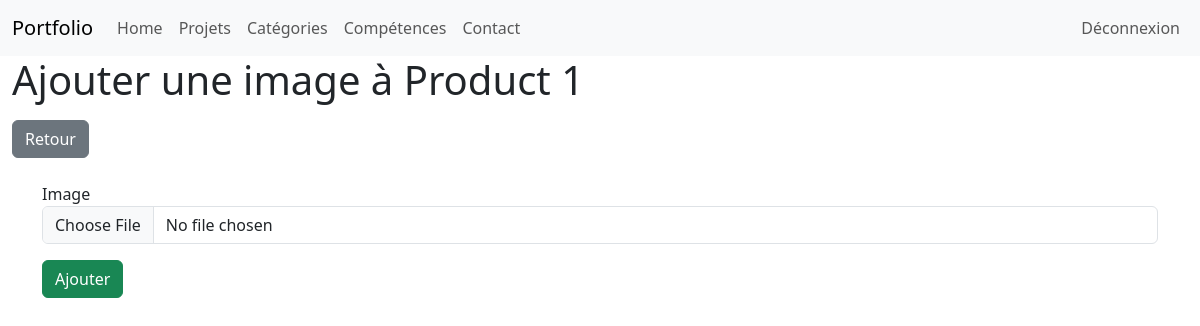
The app's page /admin/addImg.php?id=1 (signed in), older data.
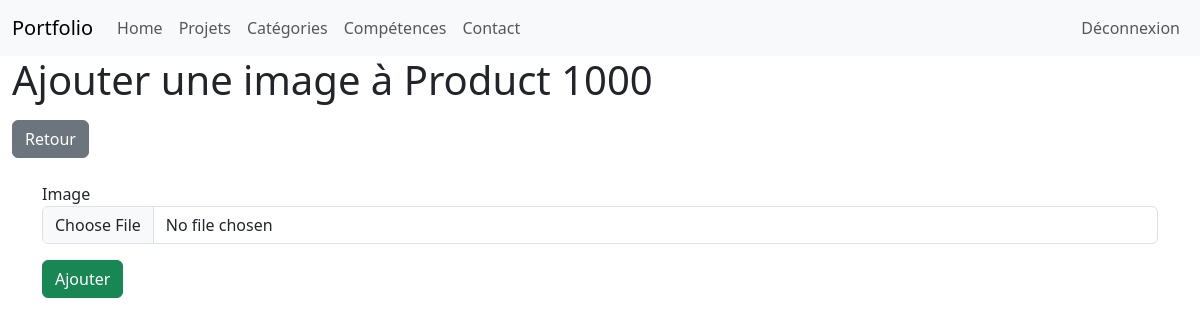
The same page, newer data.
### tables this page shows
CREATE TABLE IF NOT EXISTS `products` (
  `id` int NOT NULL AUTO_INCREMENT,
  `name` varchar(100) NOT NULL,
  `date` date NOT NULL,
  `category` int NOT NULL,
  `description` text NOT NULL,
  `cover` varchar(255) NOT NULL,
  PRIMARY KEY (`id`)
);

### admin/addImg.php (the view, shortened to what this page needs)
<?php
if(!isset($_GET['id']) && !is_numeric($_GET['id']))
{
    header("LOCATION:products.php");
    exit();
}else
{
    $id = htmlspecialchars($_GET['id']);
}
require "../config/connexion.php";
$req = $bdd->prepare("SELECT * FROM products WHERE id=?");
$req->execute([$id]);
$don = $req->fetch(PDO::FETCH_ASSOC);
?>
<!DOCTYPE html>
<html lang="en">
<head>
    <link href="https://cdn.jsdelivr.net/npm/bootstrap@5.3.8/dist/css/bootstrap.min.css" rel="stylesheet">
    <link rel="stylesheet" href="style.css">
</head>
<body>
<?php
include("partials/nav.php");
?>
<div class="container-fluid">
    <h1> Ajouter une image à <?= $don['name'] ?></h1>
    <a href="updateProduct.php?id=<?= $id ?>" class="btn btn-secondary my-2">Retour</a>
    <div class="container">
                <form action="treatmentAddImg.php?id=<?= $don['id'] ?>" method="POST" enctype="multipart/form-data">
                    <div class="form-group my-3">
                        <label for="fichier">Image</label>
                        <input type="file" id="fichier" name="fichier" class="form-control">
                    </div>
                    <div class="form-group">
                        <input type="submit" value="Ajouter" class="btn btn-success">
                    </div>
                </form>
    </div>
</div>
</body>
</html>

Row changes from the older to the newer data that the page shows:
changed products: name "Product 1" → "Product 1000"
